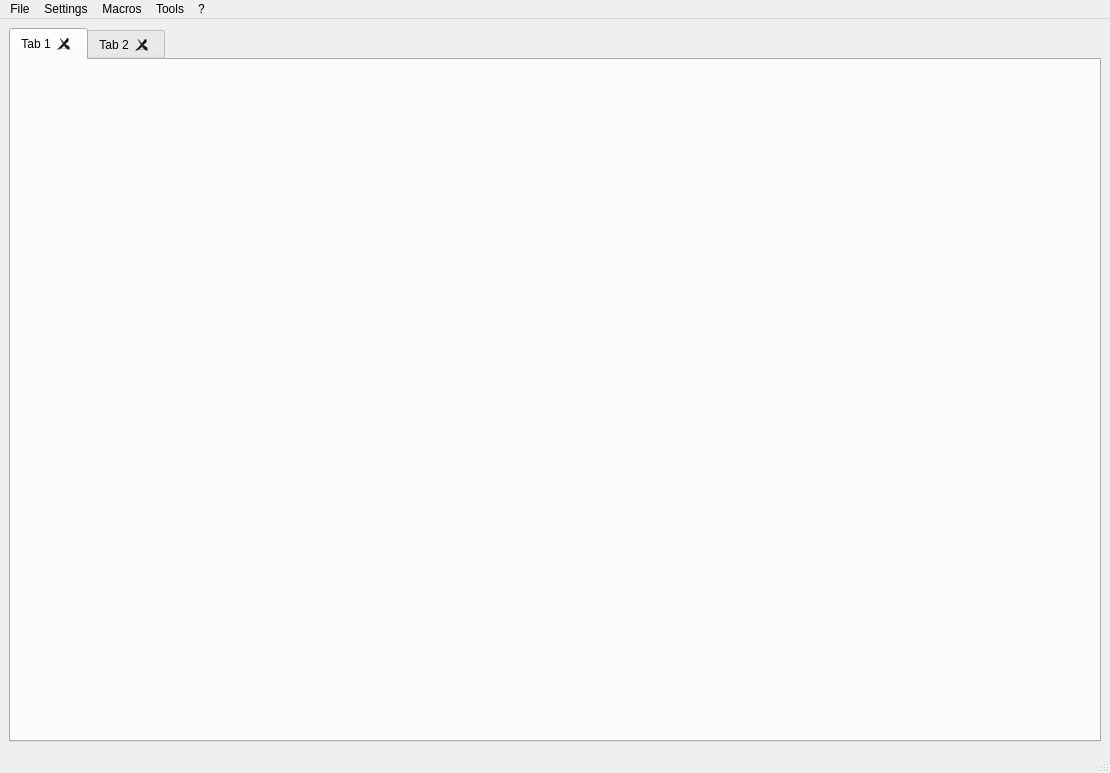
<?xml version="1.0" encoding="UTF-8"?>
<ui version="4.0">
 <class>MainWindow</class>
 <widget class="QMainWindow" name="MainWindow">
  <property name="geometry">
   <rect>
    <x>0</x>
    <y>0</y>
    <width>1110</width>
    <height>773</height>
   </rect>
  </property>
  <property name="windowTitle">
   <string notr="true">jdDBusDebugger</string>
  </property>
  <widget class="QWidget" name="centralwidget">
   <layout class="QVBoxLayout" name="verticalLayout">
    <item>
     <widget class="QTabWidget" name="tab_widget">
      <property name="currentIndex">
       <number>0</number>
      </property>
      <property name="tabsClosable">
       <bool>true</bool>
      </property>
      <widget class="QWidget" name="tab">
       <attribute name="title">
        <string notr="true">Tab 1</string>
       </attribute>
      </widget>
      <widget class="QWidget" name="tab_2">
       <attribute name="title">
        <string notr="true">Tab 2</string>
       </attribute>
      </widget>
     </widget>
    </item>
   </layout>
  </widget>
  <widget class="QMenuBar" name="menubar">
   <property name="geometry">
    <rect>
     <x>0</x>
     <y>0</y>
     <width>1110</width>
     <height>30</height>
    </rect>
   </property>
   <widget class="QMenu" name="menuFile">
    <property name="title">
     <string>File</string>
    </property>
    <widget class="QMenu" name="menuConnect_2">
     <property name="title">
      <string>Connect</string>
     </property>
     <addaction name="connect_address_action"/>
     <addaction name="connect_flatpak_action"/>
     <addaction name="connect_server_action"/>
    </widget>
    <addaction name="menuConnect_2"/>
    <addaction name="separator"/>
    <addaction name="exit_action"/>
   </widget>
   <widget class="QMenu" name="menuSettings">
    <property name="title">
     <string>Settings</string>
    </property>
    <addaction name="settings_action"/>
   </widget>
   <widget class="QMenu" name="menuMacros">
    <property name="title">
     <string>Macros</string>
    </property>
    <widget class="QMenu" name="run_saved_macro_menu">
     <property name="title">
      <string>Run saved</string>
     </property>
     <addaction name="actionPlaceholder"/>
    </widget>
    <addaction name="run_saved_macro_menu"/>
    <addaction name="separator"/>
    <addaction name="start_recording_macro_action"/>
    <addaction name="stop_recording_macro_action"/>
    <addaction name="run_macro_action"/>
    <addaction name="save_macro_action"/>
    <addaction name="generate_script_macro_action"/>
    <addaction name="separator"/>
    <addaction name="manage_macros_action"/>
   </widget>
   <widget class="QMenu" name="menu">
    <property name="title">
     <string notr="true">?</string>
    </property>
    <addaction name="show_welcome_dialog_action"/>
    <addaction name="separator"/>
    <addaction name="view_source_action"/>
    <addaction name="report_bug_action"/>
    <addaction name="translate_action"/>
    <addaction name="donate_action"/>
    <addaction name="separator"/>
    <addaction name="about_action"/>
    <addaction name="about_qt_action"/>
   </widget>
   <widget class="QMenu" name="tools_menu">
    <property name="title">
     <string>Tools</string>
    </property>
    <addaction name="emit_signal_action"/>
    <addaction name="monitor_action"/>
    <addaction name="connection_info_action"/>
    <addaction name="start_server_action"/>
   </widget>
   <addaction name="menuFile"/>
   <addaction name="menuSettings"/>
   <addaction name="menuMacros"/>
   <addaction name="tools_menu"/>
   <addaction name="menu"/>
  </widget>
  <widget class="QStatusBar" name="statusbar"/>
  <action name="start_recording_macro_action">
   <property name="text">
    <string>Start Recording</string>
   </property>
  </action>
  <action name="stop_recording_macro_action">
   <property name="text">
    <string>Stop Recording</string>
   </property>
  </action>
  <action name="run_macro_action">
   <property name="text">
    <string>Run</string>
   </property>
  </action>
  <action name="save_macro_action">
   <property name="text">
    <string>Save</string>
   </property>
  </action>
  <action name="manage_macros_action">
   <property name="text">
    <string>Manage</string>
   </property>
  </action>
  <action name="exit_action">
   <property name="text">
    <string>Exit</string>
   </property>
  </action>
  <action name="generate_script_macro_action">
   <property name="text">
    <string>Generate Script</string>
   </property>
  </action>
  <action name="actionPlaceholder">
   <property name="text">
    <string notr="true">Placeholder</string>
   </property>
  </action>
  <action name="settings_action">
   <property name="text">
    <string>Settings</string>
   </property>
  </action>
  <action name="view_source_action">
   <property name="text">
    <string notr="true">View source</string>
   </property>
  </action>
  <action name="report_bug_action">
   <property name="text">
    <string>Report Bug</string>
   </property>
  </action>
  <action name="translate_action">
   <property name="text">
    <string>Translate</string>
   </property>
  </action>
  <action name="donate_action">
   <property name="text">
    <string>Donate</string>
   </property>
  </action>
  <action name="about_action">
   <property name="text">
    <string>About</string>
   </property>
  </action>
  <action name="about_qt_action">
   <property name="text">
    <string>About Qt</string>
   </property>
  </action>
  <action name="show_welcome_dialog_action">
   <property name="text">
    <string>Show welcome dialog</string>
   </property>
  </action>
  <action name="emit_signal_action">
   <property name="text">
    <string>Emit Signal</string>
   </property>
  </action>
  <action name="monitor_action">
   <property name="text">
    <string>Monitor</string>
   </property>
  </action>
  <action name="actionAddress">
   <property name="text">
    <string>Address</string>
   </property>
  </action>
  <action name="connect_address_action">
   <property name="text">
    <string>Address</string>
   </property>
  </action>
  <action name="connect_flatpak_action">
   <property name="text">
    <string>Flatpak</string>
   </property>
  </action>
  <action name="actionProcess">
   <property name="text">
    <string>Process</string>
   </property>
  </action>
  <action name="connection_info_action">
   <property name="text">
    <string>Connection Info</string>
   </property>
  </action>
  <action name="start_server_action">
   <property name="text">
    <string>Start Server</string>
   </property>
  </action>
  <action name="connect_server_action">
   <property name="text">
    <string>Server</string>
   </property>
  </action>
 </widget>
 <resources/>
 <connections/>
</ui>
